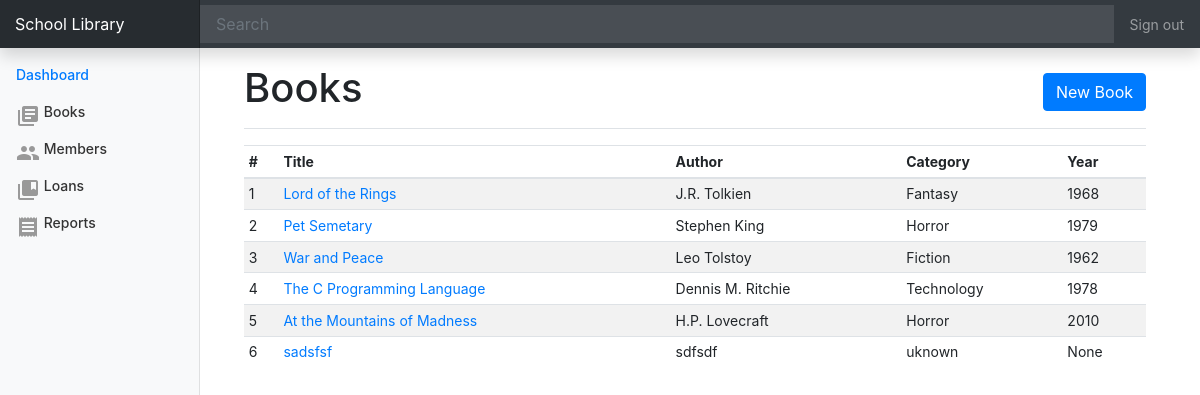
The app's page /books, older data.
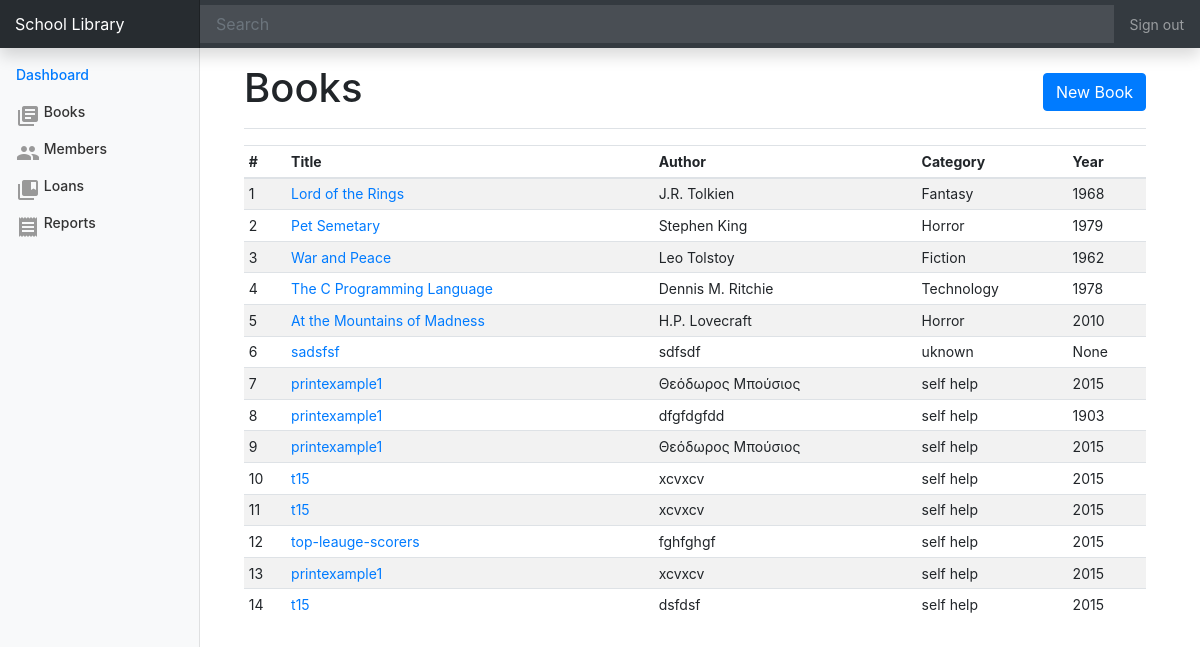
The same page, newer data.
### tables this page shows
CREATE TABLE books (
	id INTEGER primary key autoincrement,
	title TEXT not null,
	isbn TEXT UNIQUE,
	author TEXT not null,
	description TEXT,
	year_published INTEGER,
	copies INTEGER DEFAULT 1,
	category TEXT DEFAULT 'uknown',
	cover TEXT DEFAULT 'cover.png'
);

### app.py (the view)
@app.route('/books')
def books():
	db = get_db()
	query = "SELECT * FROM books"
	cur = db.execute(query)
	results = cur.fetchall()
	return render_template('books.html', books=results)

### database.py (called while the page is built)
def connect_db():
	sql = sqlite3.connect('data.db')
	sql.row_factory = sqlite3.Row
	return sql

def get_db():
	if not hasattr(g, 'sqlite_db'):
		g.sqlite_db = connect_db()
	return g.sqlite_db

### templates/books.html (shortened to what this page needs)
{% extends 'base.html' %}
{% block content %}
<main role="main" class="col-md-9 ml-sm-auto col-lg-10 px-4">
          <div class="d-flex justify-content-between flex-wrap flex-md-nowrap align-items-center pt-3 pb-2 mb-3 border-bottom">
            <h1>Books</h1>
            <div class="btn-toolbar mb-2 mb-md-0">
              <a class="btn btn-primary" href="{{url_for('book_add')}}">New Book</a>
            </div>
          </div>
          <div class="table-responsive">
            <table class="table table-striped table-sm">
              <thead>
                <tr>
                  <th>#</th>
                  <th>Title</th>
                  <th>Author</th>
                  <th>Category</th>
                  <th>Year</th>
                </tr>
              </thead>
              <tbody>
                {% for book in books %}
                <tr>
                  <td>{{book.id}}</td>
                  <td><a href="{{url_for('book_view', id=book.id) }}">{{book.title}}</a></td>
                  <td>{{book.author}}</td>
                  <td>{{book.category}}</td>
                  <td>{{book.year_published}}</td>
                </tr>
                {% endfor %}
              </tbody>
            </table>
          </div>
        </main>
{% endblock %}

Row changes from the older to the newer data that the page shows:
added books: id "7", title "printexample1", author "Θεόδωρος Μπούσιος", category "self help", year_published "2015"
added books: id "8", title "printexample1", author "dfgfdgfdd", category "self help", year_published "1903"
added books: id "9", title "printexample1", author "Θεόδωρος Μπούσιος", category "self help", year_published "2015"
added books: id "10", title "t15", author "xcvxcv", category "self help", year_published "2015"
added books: id "11", title "t15", author "xcvxcv", category "self help", year_published "2015"
added books: id "12", title "top-leauge-scorers", author "fghfghgf", category "self help", year_published "2015"
added books: id "13", title "printexample1", author "xcvxcv", category "self help", year_published "2015"
added books: id "14", title "t15", author "dsfdsf", category "self help", year_published "2015"
